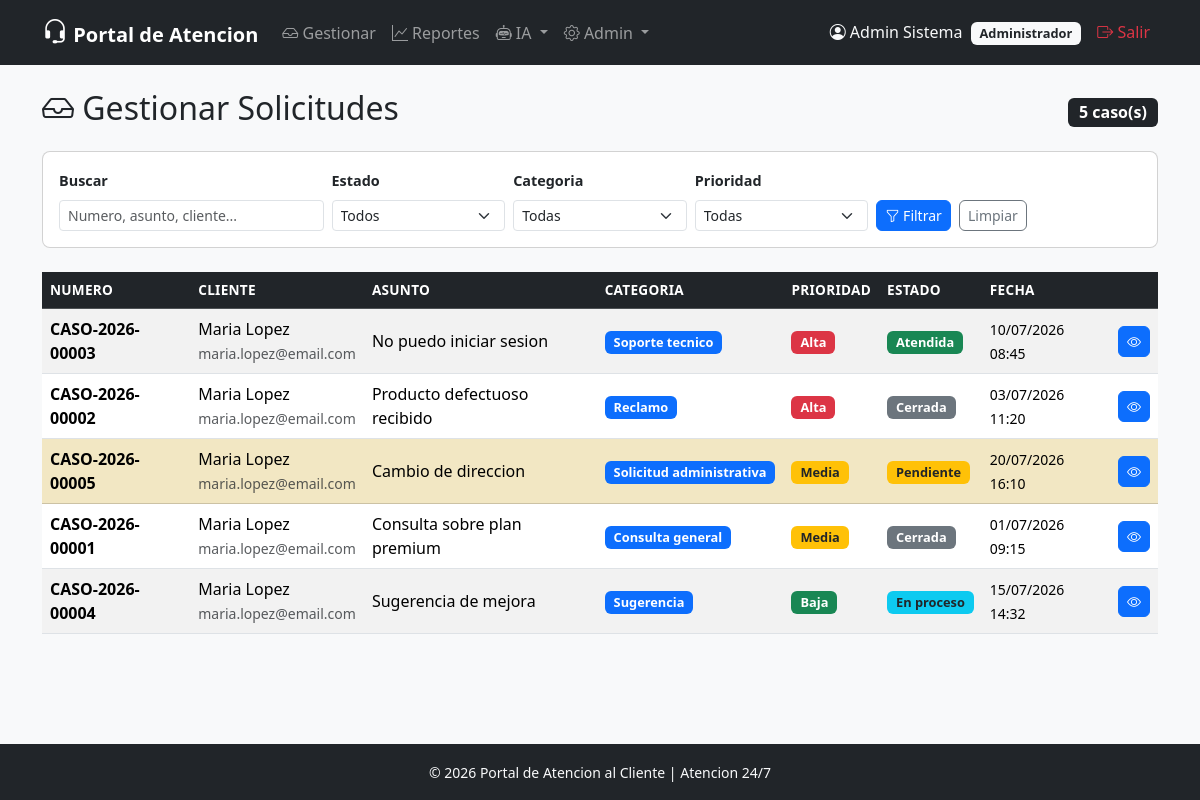
Page /modulo_atencion/index.php (signed in) on the committed database.
### tables this page shows
CREATE TABLE usuarios (
    id_usuario       INT AUTO_INCREMENT PRIMARY KEY,
    nombre           VARCHAR(100)  NOT NULL,
    apellido         VARCHAR(100)  NOT NULL,
    email            VARCHAR(150)  NOT NULL UNIQUE,
    telefono         VARCHAR(20)   NULL,
    contrasena       VARCHAR(255)  NOT NULL,
    rol              ENUM('cliente', 'agente', 'administrador') NOT NULL DEFAULT 'cliente',
    estado_cuenta    ENUM('activo', 'inactivo') NOT NULL DEFAULT 'activo',
    fecha_registro   DATETIME      NOT NULL DEFAULT CURRENT_TIMESTAMP,
    ultimo_acceso    DATETIME      NULL
);

CREATE TABLE solicitudes (
    id_solicitud         INT AUTO_INCREMENT PRIMARY KEY,
    numero_caso          VARCHAR(20)   NOT NULL UNIQUE,
    id_cliente           INT           NOT NULL,
    id_categoria         INT           NOT NULL,
    asunto               VARCHAR(200)  NOT NULL,
    descripcion          TEXT          NOT NULL,
    prioridad            ENUM('baja', 'media', 'alta', 'urgente') NOT NULL DEFAULT 'media',
    estado               ENUM('pendiente', 'en_proceso', 'atendida', 'cerrada') NOT NULL DEFAULT 'pendiente',
    fecha_creacion       DATETIME      NOT NULL DEFAULT CURRENT_TIMESTAMP,
    fecha_actualizacion  DATETIME      NULL ON UPDATE CURRENT_TIMESTAMP,
    fecha_cierre         DATETIME      NULL,

    FOREIGN KEY (id_cliente)   REFERENCES usuarios(id_usuario) ON DELETE RESTRICT ON UPDATE CASCADE,
    FOREIGN KEY (id_categoria) REFERENCES categorias(id_categoria) ON DELETE RESTRICT ON UPDATE CASCADE
);

CREATE TABLE categorias (
    id_categoria     INT AUTO_INCREMENT PRIMARY KEY,
    nombre           VARCHAR(100)  NOT NULL UNIQUE,
    descripcion      TEXT          NULL,
    estado           ENUM('activa', 'inactiva') NOT NULL DEFAULT 'activa'
);

### includes/auth.php (called while the page is built, shortened)
<?php
function estaAutenticado(): bool
{
    return isset($_SESSION['id_usuario']);
}
function usuarioActual(): ?array
{
    $pdo = obtenerConexion();
    $stmt = $pdo->prepare('SELECT id_usuario, nombre, apellido, email, rol FROM usuarios WHERE id_usuario = ?');
    $stmt->execute([$_SESSION['id_usuario']]);
    return $stmt->fetch();
}

### modulo_atencion/index.php (the view, shortened to what this page needs)
<?php
require_once __DIR__ . '/../includes/auth.php';
require_once __DIR__ . '/../includes/funciones.php';
$pdo = obtenerConexion();
$busqueda       = trim($_GET['buscar'] ?? '');
$sql = "SELECT s.*, c.nombre AS categoria_nombre,
               CONCAT(cl.nombre, ' ', cl.apellido) AS cliente_nombre, cl.email AS cliente_email
        FROM solicitudes s
        JOIN categorias c ON s.id_categoria = c.id_categoria
        JOIN usuarios cl ON s.id_cliente = cl.id_usuario
        WHERE 1=1";
$params = [];
$sql .= " ORDER BY
            FIELD(s.prioridad, 'urgente', 'alta', 'media', 'baja'),
            s.fecha_creacion DESC";
$stmt = $pdo->prepare($sql);
$stmt->execute($params);
$solicitudes = $stmt->fetchAll();
require_once __DIR__ . '/../includes/header.php';
?>
<div class="d-flex justify-content-between align-items-center mb-3">
    <h2><i class="bi bi-inbox"></i> Gestionar Solicitudes</h2>
    <span class="badge bg-dark fs-6"><?= count($solicitudes) ?> caso(s)</span>
</div>
<div class="card mb-4">
    <div class="card-body">
        <form method="GET" action="" class="row g-2 align-items-end">
            <div class="col-md-3">
                <label class="form-label fw-bold small">Buscar</label>
                <input type="text" class="form-control form-control-sm" name="buscar"
                       placeholder="Numero, asunto, cliente..." value="<?= e($busqueda) ?>">
            </div>
            <div class="col-md-2">
                <label class="form-label fw-bold small">Estado</label>
                <select name="estado" class="form-select form-select-sm">
                    <option value="">Todos</option>
                </select>
            </div>
            <div class="col-md-2">
                <label class="form-label fw-bold small">Categoria</label>
                <select name="categoria" class="form-select form-select-sm">
                    <option value="">Todas</option>
                </select>
            </div>
            <div class="col-md-2">
                <label class="form-label fw-bold small">Prioridad</label>
                <select name="prioridad" class="form-select form-select-sm">
                    <option value="">Todas</option>
                </select>
            </div>
            <div class="col-md-3">
                <button type="submit" class="btn btn-primary btn-sm me-1"><i class="bi bi-funnel"></i> Filtrar</button>
                <a href="/portal-atencion-cliente/modulo_atencion/index.php" class="btn btn-outline-secondary btn-sm">Limpiar</a>
            </div>
        </form>
    </div>
</div>
<?php if (empty($solicitudes)): ?>
    <div class="alert alert-info">
        <i class="bi bi-info-circle"></i> No se encontraron solicitudes con los filtros aplicados.
    </div>
<?php else: ?>
    <div class="table-responsive">
        <table class="table table-hover align-middle table-striped">
            <thead class="table-dark">
                <tr>
                    <th>Numero</th>
                    <th>Cliente</th>
                    <th>Asunto</th>
                    <th>Categoria</th>
                    <th>Prioridad</th>
                    <th>Estado</th>
                    <th>Fecha</th>
                    <th></th>
                </tr>
            </thead>
            <tbody>
                <?php foreach ($solicitudes as $sol): ?>
                    <tr class="<?= $sol['estado'] === 'pendiente' ? 'table-warning' : '' ?>">
                        <td class="fw-bold"><?= e($sol['numero_caso']) ?></td>
                        <td>
                            <?= e($sol['cliente_nombre']) ?>
                            <br><small class="text-muted"><?= e($sol['cliente_email']) ?></small>
                        </td>
                        <td><?= e($sol['asunto']) ?></td>
                        <td><?= badgeCategoria($sol['categoria_nombre']) ?></td>
                        <td><?= badgePrioridad($sol['prioridad']) ?></td>
                        <td><?= badgeEstado($sol['estado']) ?></td>
                        <td><small><?= formatearFecha($sol['fecha_creacion']) ?></small></td>
                        <td>
                            <a href="/portal-atencion-cliente/modulo_atencion/detalle_solicitud.php?id=<?= $sol['id_solicitud'] ?>"
                               class="btn btn-sm btn-primary" title="Ver / gestionar">
                                <i class="bi bi-eye"></i>
                            </a>
                        </td>
                    </tr>
                <?php endforeach; ?>
            </tbody>
        </table>
    </div>
<?php endif; ?>
<?php require_once __DIR__ . '/../includes/footer.php'; ?>

### includes/header.php (shortened to what this page needs)
<?php
require_once __DIR__ . '/auth.php';
require_once __DIR__ . '/funciones.php';
$usuarioActual = usuarioActual();
$rol           = $usuarioActual['rol'] ?? '';
$nombreUsuario = trim(($usuarioActual['nombre'] ?? '') . ' ' . ($usuarioActual['apellido'] ?? ''));
?>
<!DOCTYPE html>
<html lang="es">
<head>
    <link href="https://cdn.jsdelivr.net/npm/bootstrap@5.3.3/dist/css/bootstrap.min.css" rel="stylesheet">
    <link href="https://cdn.jsdelivr.net/npm/bootstrap-icons@1.11.3/font/bootstrap-icons.css" rel="stylesheet">
    <link href="/portal-atencion-cliente/assets/css/estilo.css" rel="stylesheet">
</head>
<body>
<nav class="navbar navbar-expand-lg navbar-dark bg-dark">
    <div class="container">
        <a class="navbar-brand fw-bold" href="/portal-atencion-cliente/index.php">
            <i class="bi bi-headset"></i> Portal de Atencion
        </a>
        <div class="collapse navbar-collapse" id="navPrincipal">
            <ul class="navbar-nav me-auto">
                <?php if (estaAutenticado()): ?>
                    <?php if (in_array($rol, ['agente', 'administrador'])): ?>
                        <li class="nav-item">
                            <a class="nav-link" href="/portal-atencion-cliente/modulo_atencion/index.php">
                                <i class="bi bi-inbox"></i> Gestionar
                            </a>
                        </li>
                        <li class="nav-item">
                            <a class="nav-link" href="/portal-atencion-cliente/modulo_reportes/index.php">
                                <i class="bi bi-graph-up"></i> Reportes
                            </a>
                        </li>
                        <li class="nav-item dropdown">
                            <a class="nav-link dropdown-toggle" href="#" role="button" data-bs-toggle="dropdown">
                                <i class="bi bi-robot"></i> IA
                            </a>
                        </li>
                    <?php endif; ?>
                    <?php if ($rol === 'administrador'): ?>
                        <li class="nav-item dropdown">
                            <a class="nav-link dropdown-toggle" href="#" role="button" data-bs-toggle="dropdown">
                                <i class="bi bi-gear"></i> Admin
                            </a>
                        </li>
                    <?php endif; ?>
                <?php endif; ?>
            </ul>
            <ul class="navbar-nav">
                <?php if (estaAutenticado()): ?>
                    <li class="nav-item">
                        <span class="nav-link text-light">
                            <i class="bi bi-person-circle"></i>
                            <?= e($nombreUsuario) ?>
                            <span class="badge bg-light text-dark ms-1"><?= e(ucfirst($rol)) ?></span>
                        </span>
                    </li>
                    <li class="nav-item">
                        <a class="nav-link text-danger" href="/portal-atencion-cliente/auth/logout.php">
                            <i class="bi bi-box-arrow-right"></i> Salir
                        </a>
                    </li>
                <?php endif; ?>
            </ul>
        </div>
    </div>
</nav>
<main class="container my-4">

### includes/funciones.php (shortened to what this page needs)
<?php
function e(mixed $valor): string
{
    return htmlspecialchars((string) $valor, ENT_QUOTES, 'UTF-8');
}
function formatearFecha(string $fecha, string $formato = 'd/m/Y H:i'): string
{
    return date($formato, strtotime($fecha));
}
function badgeEstado(string $estado): string
{
    $clases = [
        'pendiente'  => 'bg-warning text-dark',
        'en_proceso' => 'bg-info text-dark',
        'atendida'   => 'bg-success',
        'cerrada'    => 'bg-secondary',
    ];
    $clase = $clases[$estado] ?? 'bg-secondary';
    $texto = ucfirst(str_replace('_', ' ', $estado));
    return '<span class="badge ' . $clase . '">' . $texto . '</span>';
}
function badgePrioridad(string $prioridad): string
{
    $clases = [
        'baja'   => 'bg-success',
        'media'  => 'bg-warning text-dark',
        'alta'   => 'bg-danger',
        'urgente'=> 'bg-danger fw-bold',
    ];
    $clase = $clases[$prioridad] ?? 'bg-secondary';
    return '<span class="badge ' . $clase . '">' . ucfirst($prioridad) . '</span>';
}
function badgeCategoria(string $categoria): string
{
    return '<span class="badge bg-primary">' . $categoria . '</span>';
}

### includes/footer.php (shortened to what this page needs)
</main>
<footer class="bg-dark text-light text-center py-3 mt-5">
    <div class="container">
        <small>&copy; <?= date('Y') ?> Portal de Atencion al Cliente | Atencion 24/7</small>
    </div>
</footer>
</body>
</html>

### assets/css/estilo.css (style rules this page uses)
body { font-family: 'Segoe UI', Tahoma, Geneva, Verdana, sans-serif; background-color: #f8f9fa; min-height: 100vh; display: flex; flex-direction: column; }
main { flex: 1; }
.navbar-brand i { font-size: 1.3em; }
.card { border-radius: 0.5rem; transition: transform 0.2s ease, box-shadow 0.2s ease; }
.badge { font-size: 0.8em; padding: 0.4em 0.7em; }
.table th { font-weight: 600; font-size: 0.85em; text-transform: uppercase; letter-spacing: 0.02em; }
.table td { vertical-align: middle; }
.form-label { font-size: 0.9em; }
.btn { border-radius: 0.375rem; font-weight: 500; }
footer { margin-top: auto; }
.card { animation: fadeInUp 0.4s ease; }

### rows in the picture
usuarios: nombreUsuario "Admin Sistema", rol "Administrador"
solicitudes: numero_caso "CASO-2026-00003", cliente_nombre "Maria Lopez", id_cliente.email "maria.lopez@email.com", asunto "No puedo iniciar sesion", id_categoria.nombre "Soporte tecnico", prioridad "Alta", estado "Atendida", fecha_creacion "10/07/2026 08:45"
solicitudes: numero_caso "CASO-2026-00002", cliente_nombre "Maria Lopez", id_cliente.email "maria.lopez@email.com", asunto "Producto defectuoso recibido", id_categoria.nombre "Reclamo", prioridad "Alta", estado "Cerrada", fecha_creacion "03/07/2026 11:20"
solicitudes: numero_caso "CASO-2026-00005", cliente_nombre "Maria Lopez", id_cliente.email "maria.lopez@email.com", asunto "Cambio de direccion", id_categoria.nombre "Solicitud administrativa", prioridad "Media", estado "Pendiente", fecha_creacion "20/07/2026 16:10"
solicitudes: numero_caso "CASO-2026-00001", cliente_nombre "Maria Lopez", id_cliente.email "maria.lopez@email.com", asunto "Consulta sobre plan premium", id_categoria.nombre "Consulta general", prioridad "Media", estado "Cerrada", fecha_creacion "01/07/2026 09:15"
solicitudes: numero_caso "CASO-2026-00004", cliente_nombre "Maria Lopez", id_cliente.email "maria.lopez@email.com", asunto "Sugerencia de mejora", id_categoria.nombre "Sugerencia", prioridad "Baja", estado "En proceso", fecha_creacion "15/07/2026 14:32"

### other values in the picture
count($solicitudes) "5"
